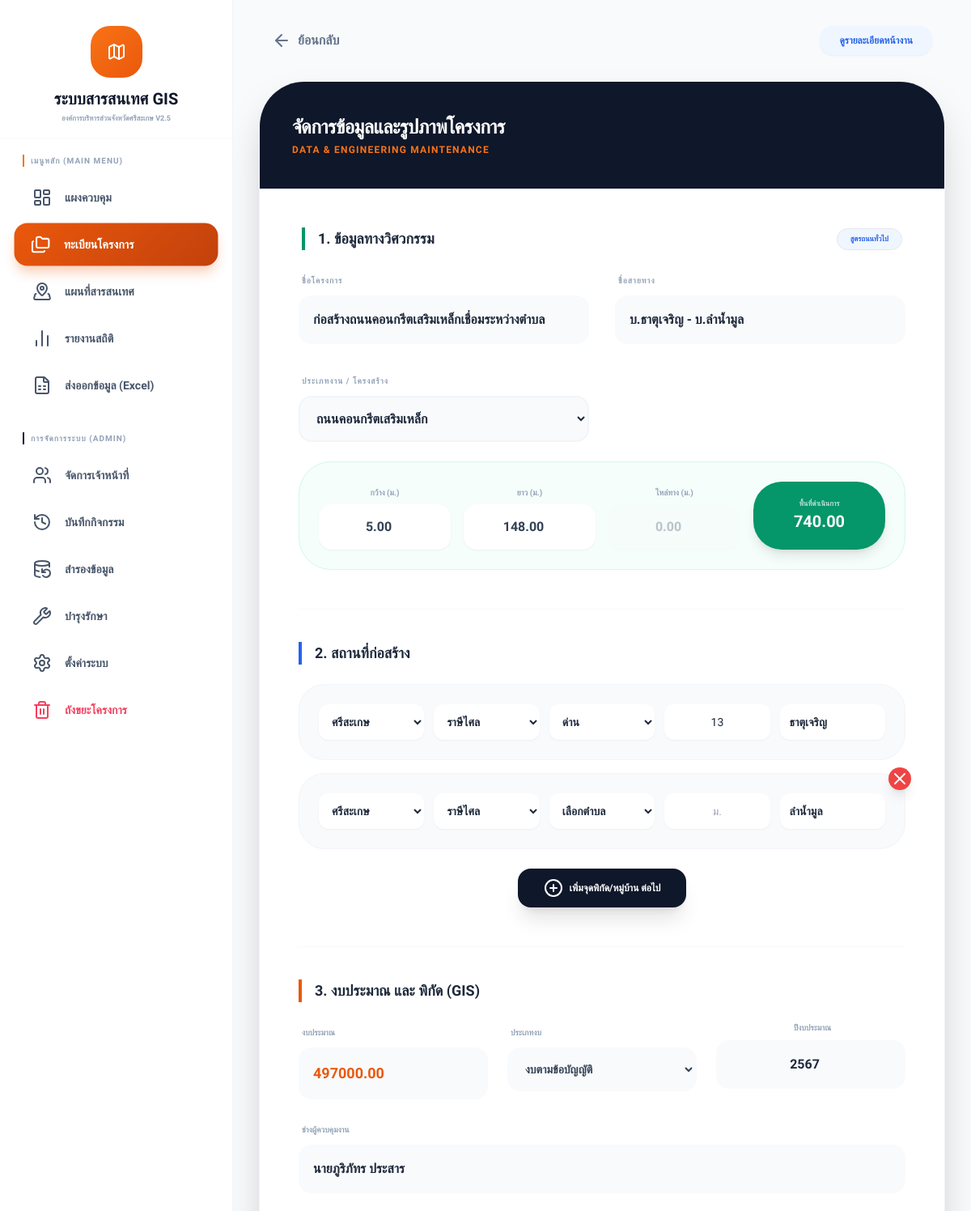
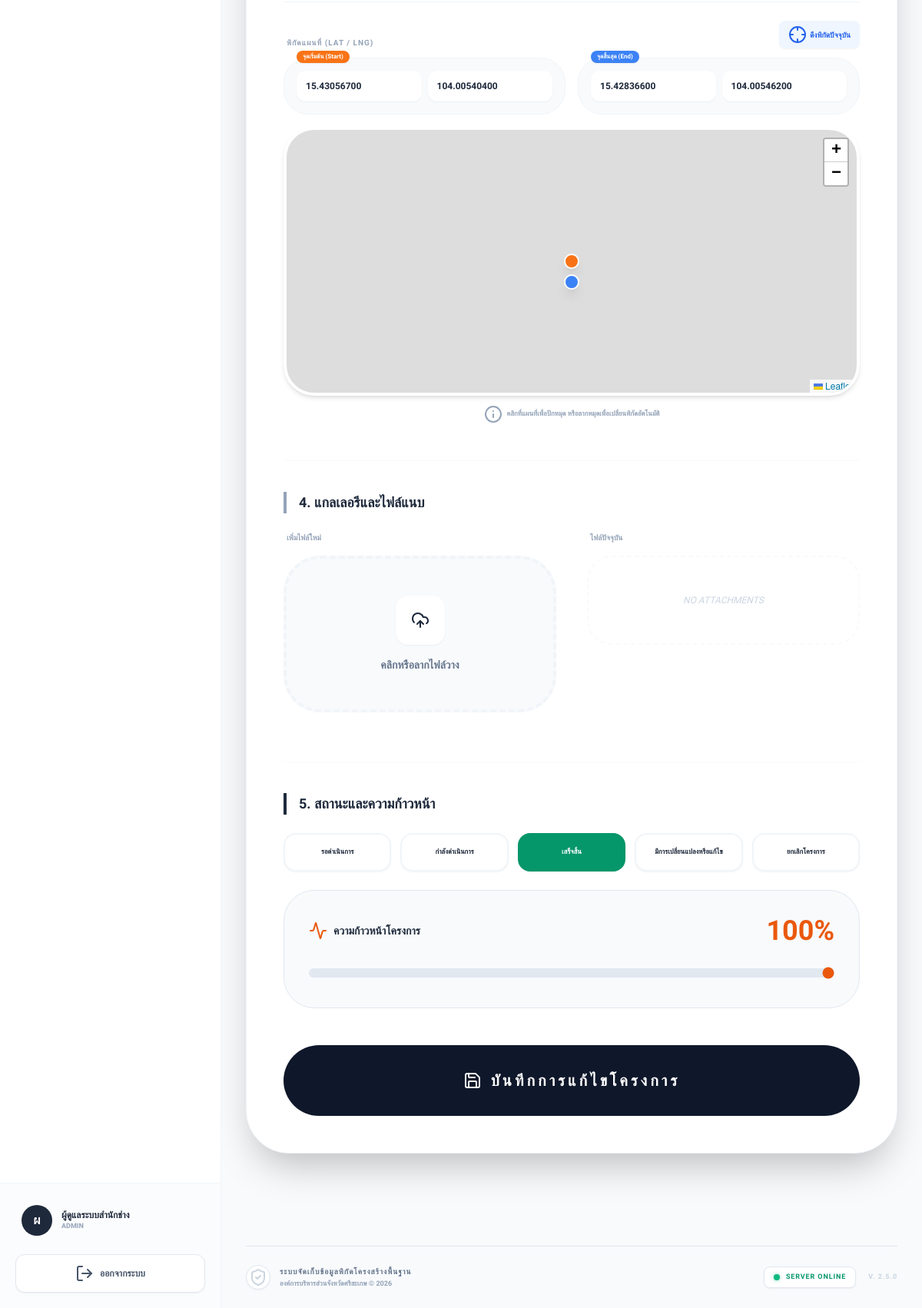
The page /edit_project.php?id=661 (signed in) on the database its author committed (2 pictures, top to bottom).
### tables this page shows
CREATE TABLE `projects` (
  `id` int(11) NOT NULL,
  `project_name` varchar(255) NOT NULL,
  `route_name` text DEFAULT NULL,
  `infrastructure_type` varchar(100) DEFAULT NULL,
  `fiscal_year` int(11) NOT NULL,
  `district_name` varchar(100) NOT NULL,
  `distance` decimal(10,2) DEFAULT 0.00,
  `width` decimal(10,2) DEFAULT 0.00,
  `has_shoulder` tinyint(1) DEFAULT 0,
  `shoulder_width` decimal(10,2) DEFAULT 0.00,
  `area` decimal(15,2) DEFAULT 0.00,
  `budget_amount` decimal(15,2) DEFAULT 0.00,
  `budget_type` varchar(50) DEFAULT 'statute',
  `supervisor_name` varchar(150) DEFAULT NULL,
  `budget_detail` text DEFAULT NULL,
  `project_image` varchar(255) DEFAULT NULL,
  `start_lat` decimal(11,8) DEFAULT NULL,
  `start_long` decimal(11,8) DEFAULT NULL,
  `end_lat` decimal(11,8) DEFAULT NULL,
  `end_long` decimal(11,8) DEFAULT NULL,
  `status` varchar(50) DEFAULT 'รอนุมัติ',
  `progress_percent` int(3) NOT NULL DEFAULT 0,
  `status_remark` text DEFAULT NULL,
  `created_by` int(11) DEFAULT NULL,
  `created_at` timestamp NOT NULL DEFAULT current_timestamp(),
  `deleted_at` datetime DEFAULT NULL
);

CREATE TABLE `project_points` (
  `id` int(11) NOT NULL,
  `project_id` int(11) NOT NULL,
  `village` varchar(100) DEFAULT NULL,
  `moo` varchar(10) DEFAULT NULL,
  `sub_district` varchar(100) DEFAULT NULL,
  `district` varchar(100) DEFAULT NULL,
  `province` varchar(100) DEFAULT NULL,
  `lat` decimal(11,8) DEFAULT NULL,
  `lng` decimal(11,8) DEFAULT NULL,
  `order_index` int(11) DEFAULT 0
);

### edit_project.php (the view, shortened to what the rows shown need)
<?php
require_once 'config/db.php';
require_once 'includes/functions.php';
$id = intval($_GET['id']);
$nearby_provinces = ["ศรีสะเกษ", "สุรินทร์", "ร้อยเอ็ด", "ยโสธร", "อุบลราชธานี"];
$sorted_districts = array_keys($sisaket_full_data);
sort($sorted_districts);
$stmt = $conn->prepare("SELECT * FROM projects WHERE id = ?");
$stmt->bind_param("i", $id);
$stmt->execute();
$project = $stmt->get_result()->fetch_assoc();
$points_res = $conn->query("SELECT * FROM project_points WHERE project_id = $id ORDER BY order_index ASC");
$existing_points = [];
while($pt = $points_res->fetch_assoc()) { $existing_points[] = $pt; }
$types_db_res = $conn->query("SELECT type_name FROM infrastructure_types ORDER BY category ASC, type_name ASC");
$dynamic_types = [];
while($tr = $types_db_res->fetch_assoc()) { $dynamic_types[] = $tr['type_name']; }
include 'includes/header.php';
?>
<link rel="stylesheet" href="https://cdnjs.cloudflare.com/ajax/libs/leaflet/1.9.4/leaflet.css" />
<div class="max-w-[1600px] mx-auto pb-20 animate-in fade-in duration-500 w-full">
    <div class="bg-white rounded-[3.5rem] shadow-2xl border border-slate-100 overflow-hidden mx-4 md:mx-0">
        <div class="bg-slate-900 p-10 text-white relative">
            <h2 class="text-2xl font-black uppercase tracking-tight relative z-10">จัดการข้อมูลและรูปภาพโครงการ</h2>
        </div>
        <form method="POST" id="projectForm" enctype="multipart/form-data" class="p-8 md:p-12 space-y-12">
            <div class="space-y-6">
                <div class="grid grid-cols-1 md:grid-cols-2 gap-8 mb-4">
                    <div class="space-y-2"><label class="text-[10px] font-black text-slate-400 uppercase tracking-widest ml-1">ชื่อโครงการ</label><input type="text" name="project_name" value="<?= e($project['project_name']) ?>" required class="w-full p-4 bg-slate-50 border-2 border-slate-50 rounded-2xl font-bold outline-none focus:border-orange-500"></div>
                    <div class="space-y-2"><label class="text-[10px] font-black text-slate-400 uppercase tracking-widest ml-1">ชื่อสายทาง</label><input type="text" name="route_name" id="route_name_display" value="<?= e($project['route_name'] ?? '') ?>" class="w-full p-4 bg-slate-50 border-2 border-slate-50 rounded-2xl font-bold outline-none focus:border-orange-500"></div>
                    <div class="space-y-2">
                        <label class="text-[10px] font-black text-slate-400 uppercase tracking-widest ml-1">ประเภทงาน / โครงสร้าง</label>
                        <select name="infrastructure_type" id="p_type" onchange="calculateArea()" class="w-full p-4 bg-slate-50 border-2 border-slate-100 rounded-2xl font-bold outline-none focus:border-orange-500">
                            <?php foreach($dynamic_types as $t): ?>
                            <option value="<?= htmlspecialchars($t) ?>" <?= $project['infrastructure_type'] == $t ? 'selected' : '' ?>><?= htmlspecialchars($t) ?></option>
                            <?php endforeach; ?>
                        </select>
                    </div>
                </div>
                <div class="grid grid-cols-2 md:grid-cols-4 gap-4 bg-emerald-50/50 p-6 rounded-[2.5rem] border border-emerald-100 text-slate-700">
                    <div class="space-y-1 text-center"><label class="text-[10px] font-black text-slate-400 uppercase">กว้าง (ม.)</label><input type="number" step="0.01" name="width_m" id="width_m" value="<?= $project['width'] ?>" oninput="calculateArea()" class="w-full p-4 rounded-2xl border-none font-bold text-center shadow-sm focus:ring-2 focus:ring-emerald-500 outline-none transition-all"></div>
                    <div class="space-y-1 text-center"><label class="text-[10px] font-black text-slate-400 uppercase">ยาว (ม.)</label><input type="number" step="0.01" name="distance_m" id="distance_m" value="<?= $project['distance'] ?>" oninput="calculateArea()" class="w-full p-4 rounded-2xl border-none font-bold text-center shadow-sm focus:ring-2 focus:ring-emerald-500 outline-none transition-all"></div>
                    <div class="space-y-1 text-center"><label class="text-[10px] font-black text-slate-400 uppercase">ไหล่ทาง (ม.)</label><input type="number" step="0.01" name="shoulder_m" id="shoulder_m" value="<?= $project['shoulder_width'] ?>" oninput="calculateArea()" class="w-full p-4 rounded-2xl border-none font-bold text-center shadow-sm focus:ring-2 focus:ring-emerald-500 outline-none transition-all"></div>
                </div>
            </div>
            <div class="space-y-6 pt-10 border-t border-slate-50">
                <div id="pointsContainer" class="space-y-4">
                    <?php if (count($existing_points) > 0): foreach($existing_points as $index => $pt): ?>
                        <div class="point-row bg-slate-50 p-6 rounded-[2rem] border border-slate-100 relative group">
                            <div class="grid grid-cols-1 md:grid-cols-5 gap-3">
                                <select name="provinces[]" class="p-3 rounded-xl border-none font-bold text-sm shadow-sm bg-white focus:ring-2 focus:ring-blue-500 outline-none"><?php foreach($nearby_provinces as $p): ?><option value="<?= $p ?>" <?= $pt['province'] == $p ? 'selected' : '' ?>><?= $p ?></option><?php endforeach; ?></select>
                                <select name="districts[]" onchange="handleDistrictChange(this)" class="district-select p-3 rounded-xl border-none font-bold text-sm shadow-sm bg-white focus:ring-2 focus:ring-blue-500 outline-none">
                                    <?php foreach($sorted_districts as $d): ?><option value="<?= $d ?>" <?= $pt['district'] == $d ? 'selected' : '' ?>><?= $d ?></option><?php endforeach; ?>
                                </select>
                                <select name="sub_districts[]" class="sub-district-select p-3 rounded-xl border-none font-bold text-sm shadow-sm bg-white focus:ring-2 focus:ring-blue-500 outline-none">
                                    <option value="">เลือกตำบล</option>
                                    <?php if($pt['district'] && isset($sisaket_full_data[$pt['district']])): $subs = $sisaket_full_data[$pt['district']]; if($pt['district'] !== "ราษีไศล") sort($subs); foreach($subs as $s): ?><option value="<?= $s ?>" <?= $pt['sub_district'] == $s ? 'selected' : '' ?>><?= $s ?></option><?php endforeach; endif; ?>
                                </select>
                                <input type="text" name="moos[]" value="<?= e($pt['moo']) ?>" class="p-3 rounded-xl border-none text-sm text-center shadow-sm bg-white focus:ring-2 focus:ring-blue-500 outline-none" placeholder="ม.">
                                <input type="text" name="villages[]" value="<?= e($pt['village']) ?>" oninput="updateRouteName()" placeholder="หมู่บ้าน" class="v-input p-3 rounded-xl border-none font-bold text-sm shadow-sm bg-white focus:ring-2 focus:ring-blue-500 outline-none">
                            </div>
                            <?php if ($index > 0): ?><button type="button" onclick="this.closest('.point-row').remove(); updateRouteName();" class="absolute -right-2 -top-2 bg-red-500 text-white w-7 h-7 rounded-full flex items-center justify-center shadow-lg"><i data-lucide="x" size="14"></i></button><?php endif; ?>
                        </div>
                    <?php endforeach; endif; ?>
                </div>
            </div>
            <div class="space-y-6 pt-10 border-t border-slate-50">
                <div class="grid grid-cols-1 md:grid-cols-3 gap-6">
                    <div class="space-y-2"><label class="text-[10px] font-black text-slate-400 uppercase ml-1">งบประมาณ</label><input type="number" step="0.01" name="budget_amount" value="<?= $project['budget_amount'] ?>" class="w-full p-4 bg-slate-50 border-2 border-slate-50 rounded-2xl font-black text-orange-600 text-lg outline-none focus:border-orange-500"></div>
                    <div class="space-y-2"><label class="text-[10px] font-black text-slate-400 uppercase ml-1">ประเภทงบ</label><select name="budget_type" class="w-full p-4 bg-slate-50 border-2 border-slate-50 rounded-2xl font-bold outline-none focus:border-orange-500 text-slate-700 text-sm"><option value="งบตามข้อบัญญัติ" <?= ($project['budget_type'] ?? '') == 'งบตามข้อบัญญัติ' ? 'selected' : '' ?>>งบตามข้อบัญญัติ</option></select></div>
                    <div class="space-y-2"><label class="text-[10px] font-black text-slate-400 uppercase ml-1 text-center block">ปีงบประมาณ</label><input type="number" name="fiscal_year" value="<?= $project['fiscal_year'] ?>" class="w-full p-4 bg-slate-50 border-2 border-slate-50 rounded-2xl font-bold text-center outline-none focus:border-orange-500"></div>
                </div>
                <div class="space-y-2"><label class="text-[10px] font-black text-slate-400 uppercase ml-1">ช่างผู้ควบคุมงาน</label><input type="text" name="supervisor_name" value="<?= e($project['supervisor_name'] ?? '') ?>" class="w-full p-4 bg-slate-50 border-2 border-slate-50 rounded-2xl font-bold outline-none focus:border-orange-500"></div>
                <div class="pt-6 border-t border-slate-100 mt-6">
                    <div class="grid grid-cols-1 md:grid-cols-2 gap-4 mb-4">
                        <div class="grid grid-cols-2 gap-2 bg-slate-50 p-4 rounded-[2rem] border border-slate-100 relative group">
                            <div class="absolute -top-2.5 left-4 bg-orange-500 text-white text-[8px] font-black px-2 py-0.5 rounded-full z-10 shadow-sm">จุดเริ่มต้น (Start)</div>
                            <input type="text" name="start_lat" id="start_lat" value="<?= $project['start_lat'] ?>" placeholder="Lat" class="p-3 bg-white rounded-xl text-xs font-bold border-none shadow-sm outline-none focus:ring-2 focus:ring-orange-500 transition-all" oninput="updateMapMarker()">
                            <input type="text" name="start_long" id="start_long" value="<?= $project['start_long'] ?>" placeholder="Lng" class="p-3 bg-white rounded-xl text-xs font-bold border-none shadow-sm outline-none focus:ring-2 focus:ring-orange-500 transition-all" oninput="updateMapMarker()">
                        </div>
                        <div class="grid grid-cols-2 gap-2 bg-slate-50 p-4 rounded-[2rem] border border-slate-100 relative group">
                            <div class="absolute -top-2.5 left-4 bg-blue-500 text-white text-[8px] font-black px-2 py-0.5 rounded-full z-10 shadow-sm">จุดสิ้นสุด (End)</div>
                            <input type="text" name="end_lat" id="end_lat" value="<?= $project['end_lat'] ?>" placeholder="Lat" class="p-3 bg-white rounded-xl text-xs font-bold border-none shadow-sm outline-none focus:ring-2 focus:ring-blue-500 transition-all" oninput="updateMapMarker()">
                            <input type="text" name="end_long" id="end_long" value="<?= $project['end_long'] ?>" placeholder="Lng" class="p-3 bg-white rounded-xl text-xs font-bold border-none shadow-sm outline-none focus:ring-2 focus:ring-blue-500 transition-all" oninput="updateMapMarker()">
                        </div>
                    </div>
                </div>
            </div>
            <div class="space-y-6 pt-10 border-t border-slate-50">
                <div class="mt-8 p-8 bg-slate-50 border border-slate-200 rounded-[2.5rem]">
                    <div class="flex justify-between items-center mb-6">
                        <div><label class="text-sm font-black text-slate-800 uppercase flex items-center gap-2"><i data-lucide="activity" class="text-orange-600"></i> ความก้าวหน้าโครงการ</label></div>
                        <span class="text-4xl font-black text-orange-600" id="progressText"><?= $project['progress_percent'] ?? 0 ?>%</span>
                    </div>
                    <input type="range" name="progress_percent" id="progressSlider" min="0" max="100" value="<?= $project['progress_percent'] ?? 0 ?>" class="w-full h-3 bg-slate-200 rounded-lg appearance-none cursor-pointer outline-none" style="accent-color: #ea580c;" oninput="document.getElementById('progressText').innerText = this.value + '%'">
                </div>
            </div>
        </form>
    </div>
</div>
<?php include 'includes/footer.php'; ?>

### rows shown on the page
projects: project_name "ก่อสร้างถนนคอนกรีตเสริมเหล็กเชื่อมระหว่างตำบล", route_name "บ.ธาตุเจริญ - บ.ลำน้ำมูล", infrastructure_type "ถนนคอนกรีตเสริมเหล็ก", width_m "5.00", distance_m "148.00", shoulder_m "0.00", budget_amount "497000.00", budget_type "งบตามข้อบัญญัติ", fiscal_year "2567", supervisor_name "นายภูริภัทร ประสาร", start_lat "15.43056700", start_long "104.00540400", end_lat "15.42836600", end_long "104.00546200", progress_percent "100"
project_points: province "ศรีสะเกษ", district "ราษีไศล", sub_district+district "ด่าน", moo "13", village "ธาตุเจริญ"
project_points: province "ศรีสะเกษ", district "ราษีไศล", village "ลำน้ำมูล"

### other values the page prints
$user_initial "ผ"
$user_full_name "ผู้ดูแลระบบสำนักช่าง"
$user_role "ADMIN"
$st "รอดำเนินการ"
$st "กำลังดำเนินการ"
$st "เสร็จสิ้น"
$st "มีการเปลี่ยนแปลงหรือแก้ไข"
$st "ยกเลิกโครงการ"
